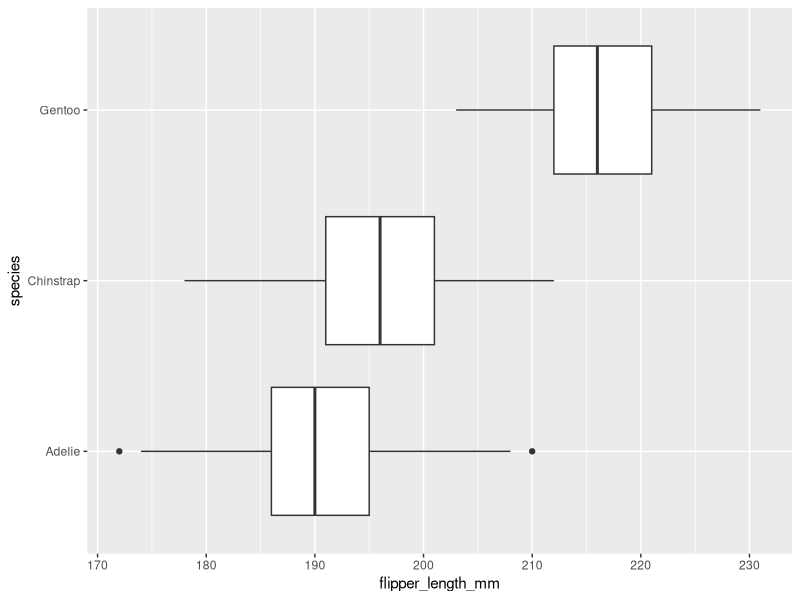
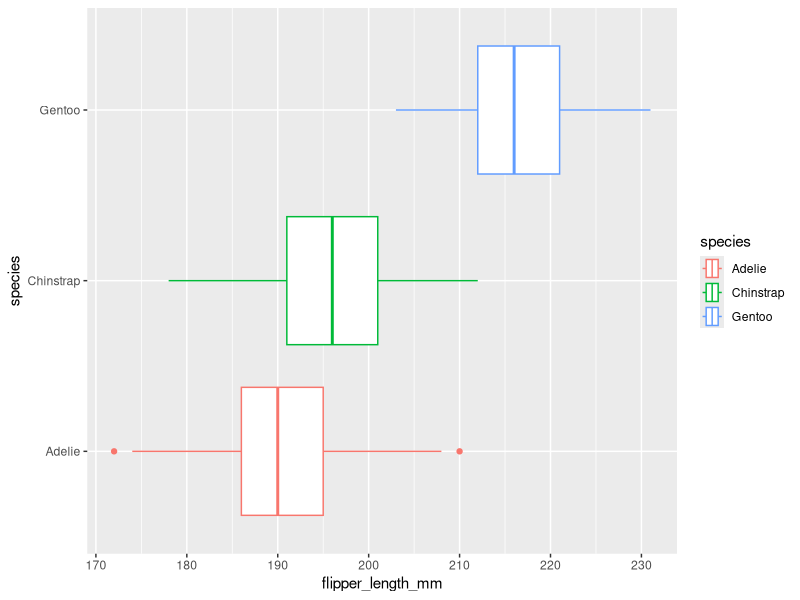
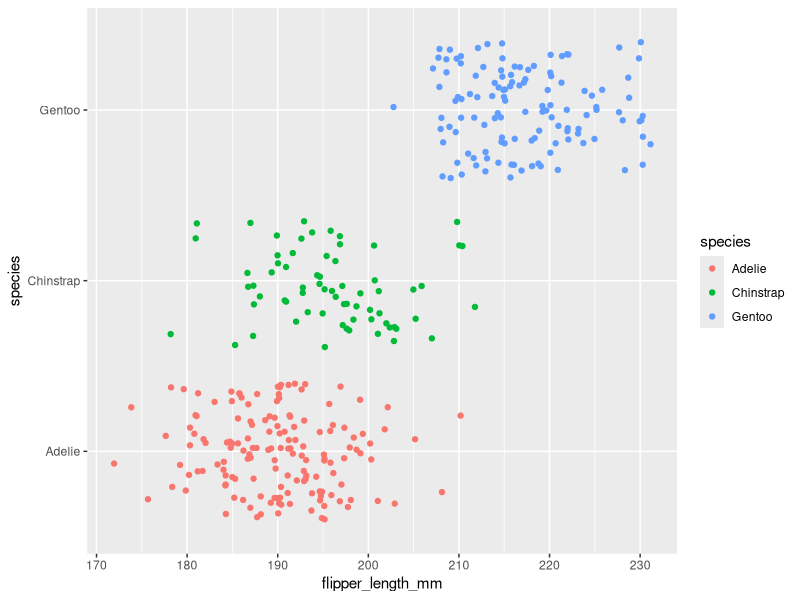
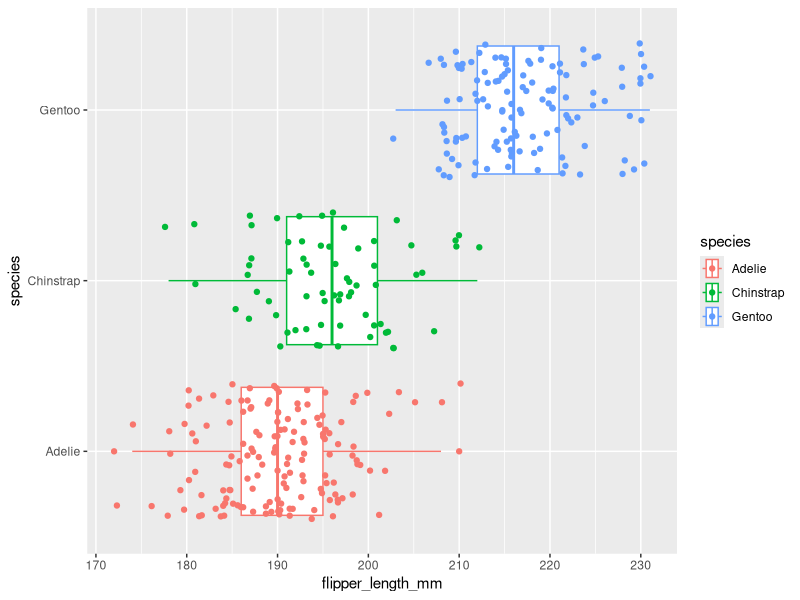
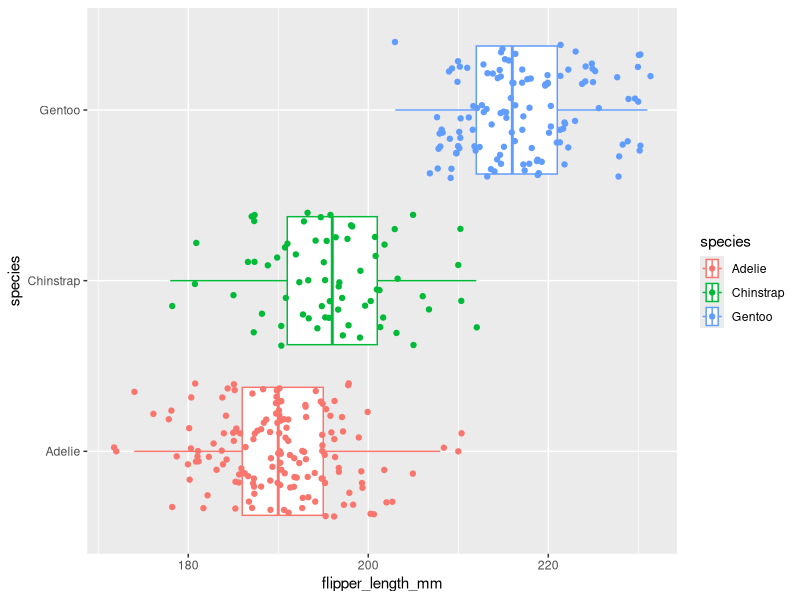

The R source for these figures, in order:
## ---- chunk 1
knitr::opts_chunk$set(error = TRUE)
## ---- chunk 2
library(palmerpenguins)
penguins
## ---- chunk 3
library(ggplot2)
## ---- chunk 4
ggplot(data = penguins, mapping = aes(x = flipper_length_mm, y = species)) +
  geom_boxplot()
## ---- chunk 5
ggplot(data = penguins, mapping = aes(x = flipper_length_mm, y = species, color = species)) +
  geom_boxplot()
## ---- chunk 6
ggplot(data = penguins, mapping = aes(x = flipper_length_mm, y = species, color = species)) +
  geom_jitter()
## ---- chunk 7
ggplot(data = penguins, mapping = aes(x = flipper_length_mm, y = species, color = species)) +
  geom_boxplot() +
  geom_jitter()
## ---- chunk 8
ggplot(data = penguins, mapping = aes(x = flipper_length_mm, y = species,)) +
 geom_boxplot() +
  geom_jitter ()+
(mapping = aes(x = flipper_length_mm, y = species, color = species))

## ---- chunk 9

## ---- chunk 10

## ---- chunk 11

## ---- chunk 12

## ---- chunk 13

## ---- chunk 14

